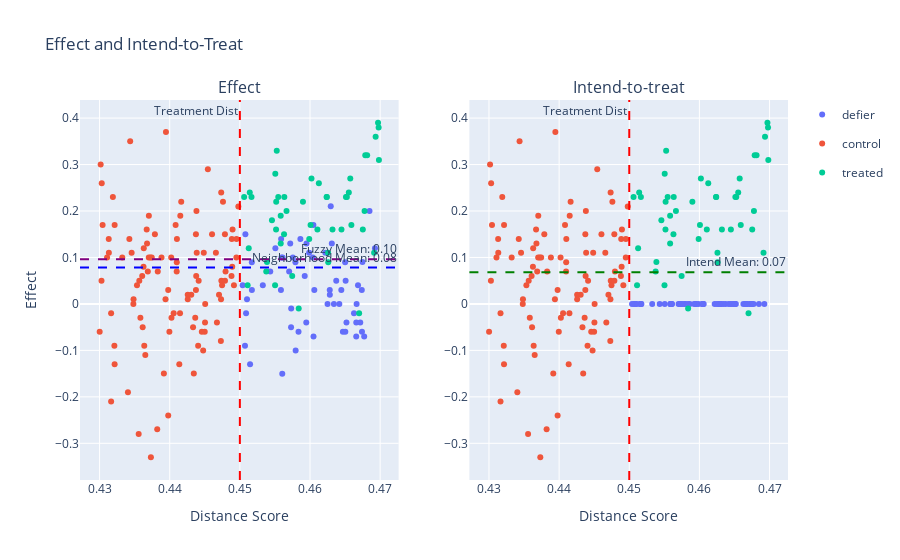

The cell this chart's notebook holds for it:
### Code cell
treatment_status = np.where(data['D'][kernel_subset][X1_close], "treated", "control")
treatment_status[defiers_distance[kernel_subset][X1_close]] = "defier"

fig = make_subplots(rows=1, cols=2, subplot_titles=("Effect", "Intend-to-treat"))

# First scatter plot (Effect)
fig_1 = px.scatter(x=data['score_distance'][kernel_subset][X1_close],
                   y=ite[kernel_subset][X1_close],
                   color=treatment_status,
                   labels={'x': "Score Distance", 'y': "Effect"})

# Add traces from the first plot to the first subplot (with legend)
for trace in fig_1.data:
    fig.add_trace(trace, row=1, col=1)


# Second scatter plot (Intend-to-treat)
fig_2 = px.scatter(x=data['score_distance'][kernel_subset][X1_close],
                   y=ite_intend[kernel_subset][X1_close],
                   color=treatment_status,
                   labels={'x': "Score Distance", 'y': "Effect (intend-to-treat)"})

# Add traces from the second plot to the second subplot (hide legend)
for trace in fig_2.data:
    trace.showlegend = False
    fig.add_trace(trace, row=1, col=2)

# Add vertical lines (Treatment Dist)
fig.add_vline(x=params['treatment_dist'], line_width=2, line_dash="dash", line_color="red",
              annotation_text="Treatment Dist", annotation_position="top left", row=1, col=1)
fig.add_vline(x=params['treatment_dist'], line_width=2, line_dash="dash", line_color="red",
              annotation_text="Treatment Dist", annotation_position="top left", row=1, col=2)

# Add horizontal lines (Effect Means)
fig.add_hline(y=effect_neighborhood, line_width=2, line_dash="dash", line_color="blue",
              annotation_text=f"Neighborhood Mean: {effect_neighborhood:.2f}", annotation_position="top right", row=1, col=1)
fig.add_hline(y=effect_fuzzy_neighborhood, line_width=2, line_dash="dash", line_color="purple",
                annotation_text=f"Fuzzy Mean: {effect_fuzzy_neighborhood:.2f}", annotation_position="top right", row=1, col=1)
fig.add_hline(y=effect_intend_neighborhood, line_width=2, line_dash="dash", line_color="green",
              annotation_text=f"Intend Mean: {effect_intend_neighborhood:.2f}", annotation_position="top right", row=1, col=2)

# Update layout for the entire figure (legend will only appear for fig_1)
fig.update_layout(title_text="Effect and Intend-to-Treat", showlegend=True)
# add axis labels
fig.update_xaxes(title_text="Distance Score", row=1, col=1)
fig.update_xaxes(title_text="Distance Score", row=1, col=2)
fig.update_yaxes(title_text="Effect", row=1, col=1)

# Show figure
fig.show()

### Figure 1 — Plotly figure (JSON) as saved in the notebook; plotly's stock layout.template omitted (floating-point values rounded to 4 significant figures)
{"data": [{"hovertemplate": "color=defier<br>Score Distance=%{x}<br>Effect=%{y}<extra></extra>", "legendgroup": "defier", "marker": {"color": "#636efa", "symbol": "circle"}, "mode": "markers", "name": "defier", "orientation": "v", "showlegend": true, "type": "scatter", "x": [0.4599, 0.4666, 0.4595, 0.4509, 0.4605, 0.4507, 0.4559, 0.4628, 0.4647, 0.4579, 0.4645, 0.4559, 0.4663, 0.4551, 0.4651, 0.4573, 0.4685, 0.4666, 0.4515, 0.4572, 0.4559, 0.458, 0.4586, 0.4595, 0.4637, 0.4517, 0.4652, 0.4625, 0.4672, 0.4631, 0.4674, 0.465, 0.4634, 0.463, 0.4561, 0.4675, 0.4576, 0.4666, 0.4533, 0.4693, 0.4628, 0.4605, 0.4508, 0.4622, 0.456, 0.4543, 0.451, 0.4606, 0.4592, 0.4584, 0.457, 0.4674, 0.4668, 0.4504, 0.4517, 0.4642, 0.4604, 0.4677, 0.4573, 0.465], "xaxis": "x", "y": [0.11, 0, -0.04, -0.02, -0.07, -0.09, 0.14, 0.03, -0.06, 0.09, 0.03, 0.03, -0.02, 0.12, 0.05, -0.01, 0.2, -0.07, -0.13, 0.13, 0.1, -0.1, 0.14, 0.13, 0.05, 0.03, -0.04, 0, -0.04, 0.13, -0.06, 0.09, 0, 0.21, 0.1, 0.09, 0.1, -0.04, 0.04, 0.12, 0.02, 0.17, 0.15, 0.11, -0.15, 0.07, 0.01, 0.03, 0.06, -0.06, 0.07, 0.03, 0.04, 0.04, 0.09, 0, 0.1, -0.07, -0.05, -0.06], "yaxis": "y"}, {"hovertemplate": "color=control<br>Score Distance=%{x}<br>Effect=%{y}<extra></extra>", "legendgroup": "control", "marker": {"color": "#EF553B", "symbol": "circle"}, "mode": "markers", "name": "control", "orientation": "v", "showlegend": true, "type": "scatter", "x": [0.4344, 0.4416, 0.4406, 0.4364, 0.4372, 0.4321, 0.445, 0.4302, 0.4367, 0.4438, 0.4488, 0.4473, 0.448, 0.4392, 0.4489, 0.4433, 0.4449, 0.4398, 0.437, 0.4319, 0.4316, 0.4311, 0.4408, 0.4492, 0.4342, 0.4353, 0.4437, 0.4361, 0.4303, 0.4467, 0.4316, 0.4448, 0.4304, 0.4363, 0.4348, 0.4495, 0.4426, 0.4474, 0.4441, 0.4402, 0.4414, 0.4313, 0.4394, 0.4454, 0.4382, 0.441, 0.434, 0.4332, 0.4446, 0.43, 0.4313, 0.449, 0.4451, 0.4368, 0.4374, 0.4415, 0.4403, 0.4379, 0.4348, 0.4346, 0.4473, 0.4358, 0.4356, 0.4363, 0.445, 0.4479, 0.4466, 0.441, 0.4383, 0.4489, 0.4373, 0.4321, 0.4415, 0.4475, 0.4438, 0.4321, 0.4303, 0.4498, 0.4431, 0.4479, 0.4395, 0.4398, 0.4476, 0.4426, 0.4439, 0.4357, 0.4436, 0.437, 0.44, 0.4473, 0.446, 0.4441, 0.4388, 0.4369, 0.441, 0.447, 0.4495, 0.4361, 0.4434, 0.4365, 0.4437], "xaxis": "x", "y": [0.35, 0.22, -0.02, -0.09, 0.1, 0.17, -0.06, 0.3, 0.16, 0.06, 0.06, -0.08, 0.07, -0.15, 0.14, -0.05, 0.11, -0.24, 0.19, 0.23, -0.21, 0.1, 0.17, 0.04, 0.14, 0.04, 0.03, -0.05, 0.26, -0.04, -0.02, -0.1, 0.17, 0.08, 0, 0.14, 0.01, 0.05, 0.05, 0.1, -0.13, 0.11, 0.01, 0.29, -0.27, 0.09, -0.19, 0.1, -0.06, -0.06, 0.14, 0.16, 0, 0.13, 0.1, -0.02, -0.03, 0.15, 0.01, 0.11, 0.01, -0.03, -0.28, 0.12, -0.04, 0.15, 0.11, 0.14, 0.07, 0.08, -0.33, -0.13, 0.19, 0.04, 0.2, -0.09, 0.05, 0.21, 0.02, 0.05, 0.37, 0.03, 0.22, 0.02, 0.11, 0.05, -0.03, 0.1, -0.06, 0.24, 0.15, -0.09, 0.1, 0.07, 0.07, 0.02, 0.1, 0.06, -0.15, -0.11, 0.15], "yaxis": "y"}, {"hovertemplate": "color=treated<br>Score Distance=%{x}<br>Effect=%{y}<extra></extra>", "legendgroup": "treated", "marker": {"color": "#00cc96", "symbol": "circle"}, "mode": "markers", "name": "treated", "orientation": "v", "showlegend": true, "type": "scatter", "x": [0.4558, 0.4553, 0.4546, 0.4514, 0.4611, 0.455, 0.4575, 0.4698, 0.4632, 0.4645, 0.4624, 0.4626, 0.4513, 0.4558, 0.4678, 0.4599, 0.4653, 0.4698, 0.4552, 0.4626, 0.4517, 0.4538, 0.4584, 0.4602, 0.4681, 0.4601, 0.4679, 0.4697, 0.4659, 0.4675, 0.4651, 0.4551, 0.4613, 0.4563, 0.4552, 0.4506, 0.4624, 0.4511, 0.4539, 0.4655, 0.4563, 0.459, 0.4657, 0.4691, 0.4555, 0.467, 0.4694, 0.4567], "xaxis": "x", "y": [0.13, 0.33, 0.18, 0.24, 0.16, 0.04, 0.06, 0.38, 0.16, 0.16, 0.23, 0.09, 0.12, 0.19, 0.2, 0.14, 0.23, 0.31, 0.16, 0.11, 0.23, 0.07, -0.01, 0.27, 0.32, 0.17, 0.32, 0.39, 0.17, 0.16, 0.23, 0.28, 0.26, 0.23, 0.22, 0.23, 0.23, 0.04, 0.09, 0.24, 0.15, 0.22, 0.27, 0.11, 0.23, -0.02, 0.36, 0.2], "yaxis": "y"}, {"hovertemplate": "color=defier<br>Score Distance=%{x}<br>Effect (intend-to-treat)=%{y}<extra></extra>", "legendgroup": "defier", "marker": {"color": "#636efa", "symbol": "circle"}, "mode": "markers", "name": "defier", "orientation": "v", "showlegend": false, "type": "scatter", "x": [0.4599, 0.4666, 0.4595, 0.4509, 0.4605, 0.4507, 0.4559, 0.4628, 0.4647, 0.4579, 0.4645, 0.4559, 0.4663, 0.4551, 0.4651, 0.4573, 0.4685, 0.4666, 0.4515, 0.4572, 0.4559, 0.458, 0.4586, 0.4595, 0.4637, 0.4517, 0.4652, 0.4625, 0.4672, 0.4631, 0.4674, 0.465, 0.4634, 0.463, 0.4561, 0.4675, 0.4576, 0.4666, 0.4533, 0.4693, 0.4628, 0.4605, 0.4508, 0.4622, 0.456, 0.4543, 0.451, 0.4606, 0.4592, 0.4584, 0.457, 0.4674, 0.4668, 0.4504, 0.4517, 0.4642, 0.4604, 0.4677, 0.4573, 0.465], "xaxis": "x2", "y": [0, 0, 0, 0, 0, 0, 0, 0, 0, 0, 0, 0, 0, 0, 0, 0, 0, 0, 0, 0, 0, 0, 0, 0, 0, 0, 0, 0, 0, 0, 0, 0, 0, 0, 0, 0, 0, 0, 0, 0, 0, 0, 0, 0, 0, 0, 0, 0, 0, 0, 0, 0, 0, 0, 0, 0, 0, 0, 0, 0], "yaxis": "y2"}, {"hovertemplate": "color=control<br>Score Distance=%{x}<br>Effect (intend-to-treat)=%{y}<extra></extra>", "legendgroup": "control", "marker": {"color": "#EF553B", "symbol": "circle"}, "mode": "markers", "name": "control", "orientation": "v", "showlegend": false, "type": "scatter", "x": [0.4344, 0.4416, 0.4406, 0.4364, 0.4372, 0.4321, 0.445, 0.4302, 0.4367, 0.4438, 0.4488, 0.4473, 0.448, 0.4392, 0.4489, 0.4433, 0.4449, 0.4398, 0.437, 0.4319, 0.4316, 0.4311, 0.4408, 0.4492, 0.4342, 0.4353, 0.4437, 0.4361, 0.4303, 0.4467, 0.4316, 0.4448, 0.4304, 0.4363, 0.4348, 0.4495, 0.4426, 0.4474, 0.4441, 0.4402, 0.4414, 0.4313, 0.4394, 0.4454, 0.4382, 0.441, 0.434, 0.4332, 0.4446, 0.43, 0.4313, 0.449, 0.4451, 0.4368, 0.4374, 0.4415, 0.4403, 0.4379, 0.4348, 0.4346, 0.4473, 0.4358, 0.4356, 0.4363, 0.445, 0.4479, 0.4466, 0.441, 0.4383, 0.4489, 0.4373, 0.4321, 0.4415, 0.4475, 0.4438, 0.4321, 0.4303, 0.4498, 0.4431, 0.4479, 0.4395, 0.4398, 0.4476, 0.4426, 0.4439, 0.4357, 0.4436, 0.437, 0.44, 0.4473, 0.446, 0.4441, 0.4388, 0.4369, 0.441, 0.447, 0.4495, 0.4361, 0.4434, 0.4365, 0.4437], "xaxis": "x2", "y": [0.35, 0.22, -0.02, -0.09, 0.1, 0.17, -0.06, 0.3, 0.16, 0.06, 0.06, -0.08, 0.07, -0.15, 0.14, -0.05, 0.11, -0.24, 0.19, 0.23, -0.21, 0.1, 0.17, 0.04, 0.14, 0.04, 0.03, -0.05, 0.26, -0.04, -0.02, -0.1, 0.17, 0.08, 0, 0.14, 0.01, 0.05, 0.05, 0.1, -0.13, 0.11, 0.01, 0.29, -0.27, 0.09, -0.19, 0.1, -0.06, -0.06, 0.14, 0.16, 0, 0.13, 0.1, -0.02, -0.03, 0.15, 0.01, 0.11, 0.01, -0.03, -0.28, 0.12, -0.04, 0.15, 0.11, 0.14, 0.07, 0.08, -0.33, -0.13, 0.19, 0.04, 0.2, -0.09, 0.05, 0.21, 0.02, 0.05, 0.37, 0.03, 0.22, 0.02, 0.11, 0.05, -0.03, 0.1, -0.06, 0.24, 0.15, -0.09, 0.1, 0.07, 0.07, 0.02, 0.1, 0.06, -0.15, -0.11, 0.15], "yaxis": "y2"}, {"hovertemplate": "color=treated<br>Score Distance=%{x}<br>Effect (intend-to-treat)=%{y}<extra></extra>", "legendgroup": "treated", "marker": {"color": "#00cc96", "symbol": "circle"}, "mode": "markers", "name": "treated", "orientation": "v", "showlegend": false, "type": "scatter", "x": [0.4558, 0.4553, 0.4546, 0.4514, 0.4611, 0.455, 0.4575, 0.4698, 0.4632, 0.4645, 0.4624, 0.4626, 0.4513, 0.4558, 0.4678, 0.4599, 0.4653, 0.4698, 0.4552, 0.4626, 0.4517, 0.4538, 0.4584, 0.4602, 0.4681, 0.4601, 0.4679, 0.4697, 0.4659, 0.4675, 0.4651, 0.4551, 0.4613, 0.4563, 0.4552, 0.4506, 0.4624, 0.4511, 0.4539, 0.4655, 0.4563, 0.459, 0.4657, 0.4691, 0.4555, 0.467, 0.4694, 0.4567], "xaxis": "x2", "y": [0.13, 0.33, 0.18, 0.24, 0.16, 0.04, 0.06, 0.38, 0.16, 0.16, 0.23, 0.09, 0.12, 0.19, 0.2, 0.14, 0.23, 0.31, 0.16, 0.11, 0.23, 0.07, -0.01, 0.27, 0.32, 0.17, 0.32, 0.39, 0.17, 0.16, 0.23, 0.28, 0.26, 0.23, 0.22, 0.23, 0.23, 0.04, 0.09, 0.24, 0.15, 0.22, 0.27, 0.11, 0.23, -0.02, 0.36, 0.2], "yaxis": "y2"}], "layout": {"annotations": [{"font": {"size": 16}, "showarrow": false, "text": "Effect", "x": 0.225, "xanchor": "center", "xref": "paper", "y": 1, "yanchor": "bottom", "yref": "paper"}, {"font": {"size": 16}, "showarrow": false, "text": "Intend-to-treat", "x": 0.775, "xanchor": "center", "xref": "paper", "y": 1, "yanchor": "bottom", "yref": "paper"}, {"showarrow": false, "text": "Treatment Dist", "x": 0.45, "xanchor": "right", "xref": "x", "y": 1, "yanchor": "top", "yref": "y domain"}, {"showarrow": false, "text": "Treatment Dist", "x": 0.45, "xanchor": "right", "xref": "x2", "y": 1, "yanchor": "top", "yref": "y2 domain"}, {"showarrow": false, "text": "Neighborhood Mean: 0.08", "x": 1, "xanchor": "right", "xref": "x domain", "y": 0.07837, "yanchor": "bottom", "yref": "y"}, {"showarrow": false, "text": "Fuzzy Mean: 0.10", "x": 1, "xanchor": "right", "xref": "x domain", "y": 0.09604, "yanchor": "bottom", "yref": "y"}, {"showarrow": false, "text": "Intend Mean: 0.07", "x": 1, "xanchor": "right", "xref": "x2 domain", "y": 0.06847, "yanchor": "bottom", "yref": "y2"}], "shapes": [{"line": {"color": "red", "dash": "dash", "width": 2}, "type": "line", "x0": 0.45, "x1": 0.45, "xref": "x", "y0": 0, "y1": 1, "yref": "y domain"}, {"line": {"color": "red", "dash": "dash", "width": 2}, "type": "line", "x0": 0.45, "x1": 0.45, "xref": "x2", "y0": 0, "y1": 1, "yref": "y2 domain"}, {"line": {"color": "blue", "dash": "dash", "width": 2}, "type": "line", "x0": 0, "x1": 1, "xref": "x domain", "y0": 0.07837, "y1": 0.07837, "yref": "y"}, {"line": {"color": "purple", "dash": "dash", "width": 2}, "type": "line", "x0": 0, "x1": 1, "xref": "x domain", "y0": 0.09604, "y1": 0.09604, "yref": "y"}, {"line": {"color": "green", "dash": "dash", "width": 2}, "type": "line", "x0": 0, "x1": 1, "xref": "x2 domain", "y0": 0.06847, "y1": 0.06847, "yref": "y2"}], "showlegend": true, "title": {"text": "Effect and Intend-to-Treat"}, "xaxis": {"anchor": "y", "domain": [0, 0.45], "title": {"text": "Distance Score"}}, "xaxis2": {"anchor": "y2", "domain": [0.55, 1], "title": {"text": "Distance Score"}}, "yaxis": {"anchor": "x", "domain": [0, 1], "title": {"text": "Effect"}}, "yaxis2": {"anchor": "x2", "domain": [0, 1]}}}
